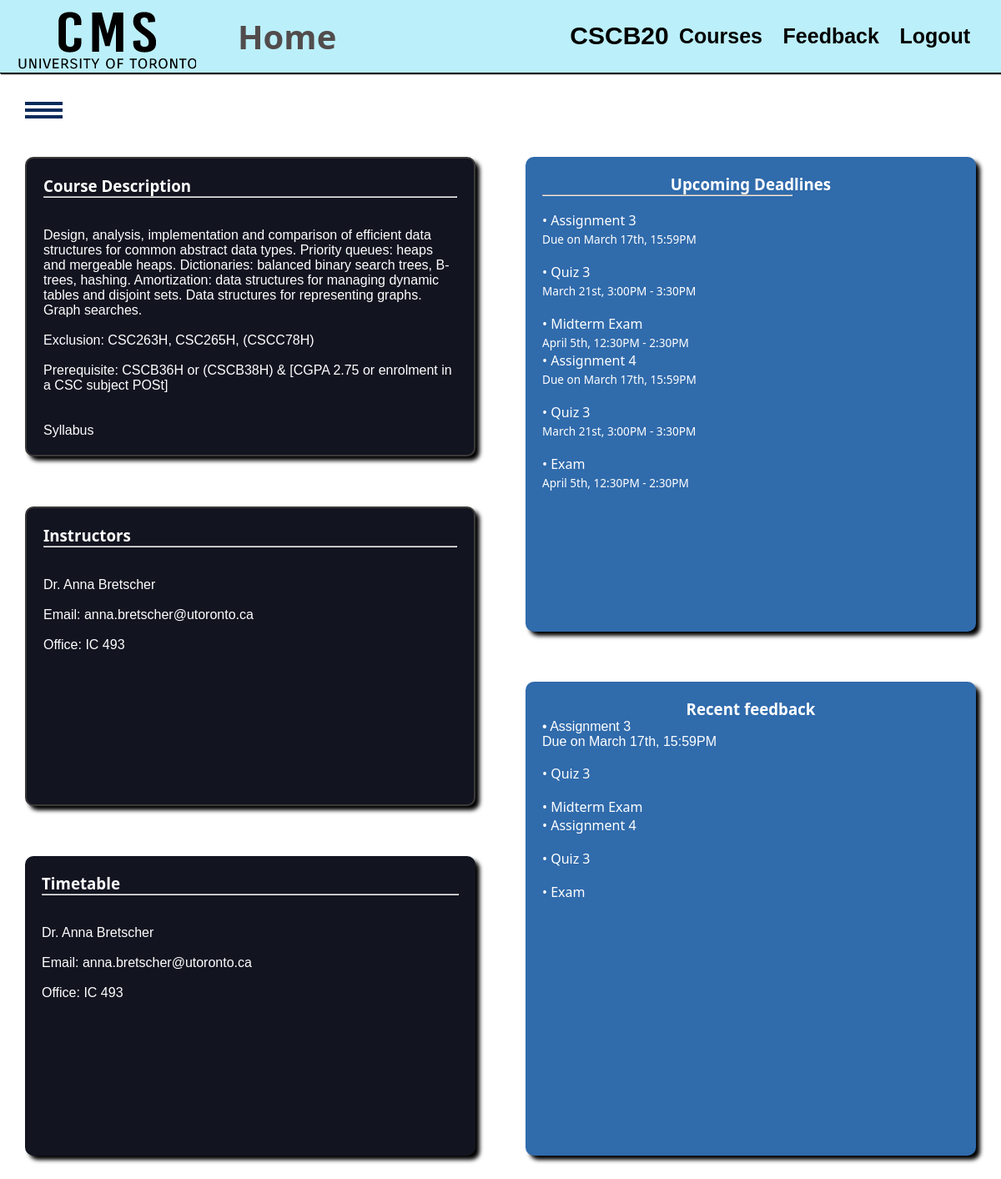
Screenshot of /courses/CSCB20 (signed in) with the database file from the repository.
### tables this page shows
CREATE TABLE "coursehomepage" (
	"courseid"	TEXT UNIQUE,
	"coursedescription"	TEXT,
	"courseinstructors"	TEXT,
	"coursetimetable"	TEXT
);

### app.py (the view)
@app.route('/courses/<courseid>')
def show_course_page(courseid):
    if check_session():
        return redirect('/login')
    print(courseid)
    coursepageinfo = d.query("SELECT * FROM coursehomepage WHERE courseid = '"+ courseid +"';")
    if checkvalidcourseid(courseid):
        return "Course ID is invalid"
    userid = get_userid()
    if userid == -1:
        return "Invalid userid, try logging in"
    user = SESSIONS[request.cookies.get('sessionId')]
    g.name = user.name
    g.courseid = courseid
    g.description = coursepageinfo[0][1]
    g.instructors = coursepageinfo[0][2]
    g.timetable = coursepageinfo[0][3]
    return render_template('coursepage.html')

### app.py (called while the page is built)
def check_session():
    sessionId = request.cookies.get('sessionId')
    if not (sessionId in SESSIONS.keys()):
        print('FAILED Session Check')
        return True
    else:
        print('PASSED Session Check')
        return False

def get_userid():
    if 'sessionId' in request.cookies:
        if request.cookies.get('sessionId') in SESSIONS.keys():
            return SESSIONS[request.cookies.get('sessionId')].userid
    return -1

def checkvalidcourseid(courseid):
    courses = d.query("SELECT * FROM courses WHERE courseid = '"+ courseid +"';")
    return len(courses) != 1

### database.py (called while the page is built)
def query(sql):
    con = sqlite3.connect(DATABASE_PATH)
    cur = con.cursor()
    cur.execute(sql)
    rows = cur.fetchall()
    con.commit()
    con.close()
    return rows

### templates/coursepage.html (shortened to what this page needs)
<!DOCTYPE html>
<html lang="en">
<head>
    <link rel="stylesheet" href="/static/css/style.css">
</head>
<body>
    <header>
        <nav>
            <img class="uoftlogo" src="/static/images/CMSlogo1.png" alt="Logo">
            <h1>Home</h1>
            <h2>{{g.courseid}}</h2>
            <ul>
                <li><a href="/dashboard"><b>Courses</b></a> </li>
                <li><a href="/feedback"><b>Feedback</b></a> </li>
                <li><a href="/logout"><b>Logout</b></a> </li>
            </ul>
        </nav>
    </header>
    <div id="sidebar">
        <div class="toggle-btn" onclick="show()">
            <span></span>
            <span></span>
            <span></span>
        </div>
    </div>
    <div class="homecontent">
        <section class="control1">
            <div class="coursedescription">
                <h3>Course Description</h3>
                <hr> {{g.description|safe}}
            </div>
            <div class="instructors">
                <h3>Instructors</h3>
                <hr> {{g.instructors|safe}}
            </div>
            <div class="TimeTable">
                <h3>Timetable</h3>
                <hr> {{g.timetable|safe}}
            </div>
        </section>
        <section class="control2">
            <div class="eventswidget">
                <h3>Upcoming Deadlines</h3>
                <hr>
                <br>
                <p>
                    • Assignment 3<br />
                    <span>Due on March 17th, 15:59PM</span>
                </p>
                <br>
                <p>
                    • Quiz 3<br />
                    <span>March 21st, 3:00PM - 3:30PM</span>
                </p>
                <br>
                <p>
                    • Midterm Exam<br />
                    <span>April 5th, 12:30PM - 2:30PM</span>
                </p>
                <p>
                    • Assignment 4<br />
                    <span>Due on March 17th, 15:59PM</span>
                </p>
                <br>
                <p>
                    • Quiz 3<br />
                    <span>March 21st, 3:00PM - 3:30PM</span>
                </p>
                <br>
                <p>
                    • Exam<br />
                    <span>April 5th, 12:30PM - 2:30PM</span>
                </p>
            </div>
            <div class="feedback">
                <h3>Recent feedback</h3>
                • Assignment 3<br />
                <span>Due on March 17th, 15:59PM</span>
                <br>
                <p>
                    • Quiz 3<br />
                </p>
                <br>
                <p>
                    • Midterm Exam<br />
                </p>
                <p>
                    • Assignment 4<br />
                </p>
                <br>
                <p>
                    • Quiz 3<br />
                </p>
                <br>
                <p>
                    • Exam<br />
                </p>
            </div>
        </section>
    </div>
</body>
</html>

### static/css/style.css (style rules this page uses)
* { margin: 0; padding: 0; box-sizing: border-box; }
html { scroll-behavior: smooth; }
p { font-family: 'Segoe UI', 'San Francisco', Tahoma, Geneva, Verdana, sans-serif; }
h1 { font-family: 'Segoe UI', 'San Francisco', Tahoma, Geneva, Verdana, sans-serif; }
h3 { font-family: 'Segoe UI', 'San Francisco', Tahoma, Geneva, Verdana, sans-serif; }
body { font-family: Helvetica; }
header { font-size: 20px; border-bottom: 1px solid rgb(0, 0, 0); padding-bottom: 1px; position: sticky; top: 0px; background: rgb(187, 239, 249); box-shadow: 1px 1px 1px black; }
nav { position: relative; min-height: 10vh; display: flex; align-items: center; justify-content: space-between; }
.uoftlogo { padding-left: 20px; padding-right: 10px; }
nav h1 { Color: rgb(82, 76, 76); padding-left: 40px; font-size: 40px; flex: 1; }
nav ul { list-style: none; display: flex; justify-content: space-around; font-size: 25px; flex: 1; }
nav a { color: black; text-decoration: none; }
#sidebar { position: fixed; width: 300px; height: 100%; background: #306bac; left: -300px; transition: 0.4s ease; }
#sidebar .toggle-btn { position: absolute; top: 30px; left: 330px; }
.toggle-btn span { width: 45px; height: 4px; background: #082c5c; display: block; margin-top: 4px; }
.homecontent { margin-top: 50px; padding-top: 20px; color: white; display: grid; grid-template-columns: 1fr 1fr; }
.control1 { display:grid; grid-template-rows: repeat(3, minmax(200px, 1fr)); }
.control2 { display:grid; grid-template-rows: repeat(2, minmax(200px, 1fr)) }
.homecontent div { padding: 20px; margin: 30px; border-radius: 10px; }
.coursedescription { background-color: #121420; border: 2px #3b3939 solid; box-shadow: 5px 5px 5px black; }
.instructors { background-color: #121420; border: 2px #3b3939 solid; box-shadow: 5px 5px 5px black; }
.TimeTable { background-color: #121420; box-shadow: 5px 5px 5px black; }
.eventswidget { background: #306bac; box-shadow: 5px 5px 5px black; }
.feedback { background: #306bac; box-shadow: 5px 5px 5px black; }
.feedback h3 { text-align: center; }
.eventswidget h3 { text-align: center; }
.eventswidget hr { width: 60%; }
.eventswidget p span { font-weight: lighter; font-size: 85%; }

### rows the page displays
coursehomepage: description "Design, analysis, implementation and comparison of efficient data structures for common abstract data types. Priority queues: heaps and mergeable heaps. Dictionaries: balanced binary search trees, B-trees, hashing. Amortization: data structures for managing dynamic tables and disjoint sets. Data structures for representing graphs. Graph searches. Exclusion: CSC263H, CSC265H, (CSCC78H) Prerequisite: CSCB36H or (CSCB38H) & [CGPA 2.75 or enrolment in a CSC subject POSt] Syllabus", instructors "Dr. Anna Bretscher Email: anna.bretscher@utoronto.ca Office: IC 493", timetable "Dr. Anna Bretscher Email: anna.bretscher@utoronto.ca Office: IC 493"

### other values shown
{{ g.courseid }} "CSCB20"
